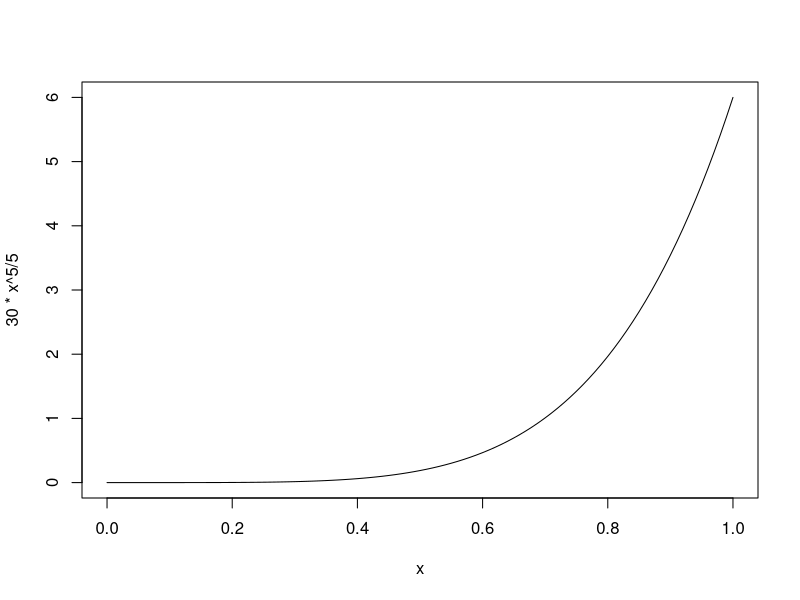
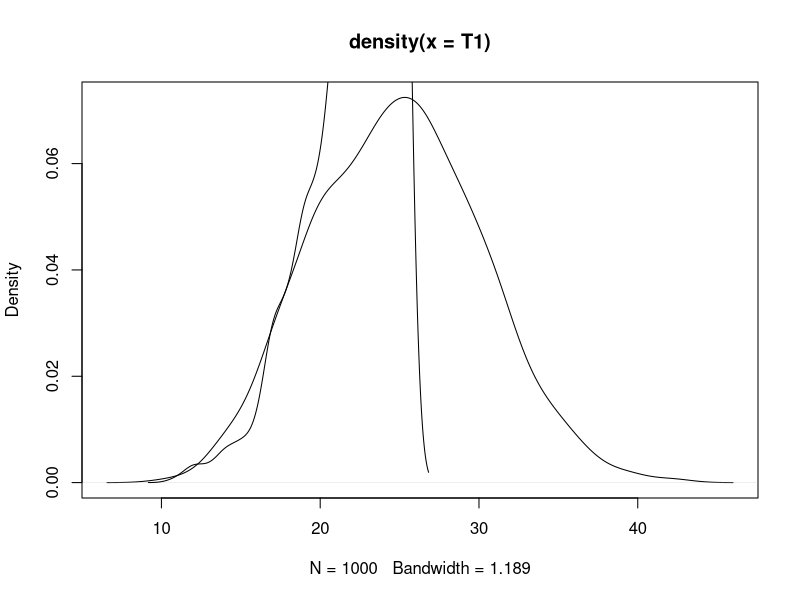
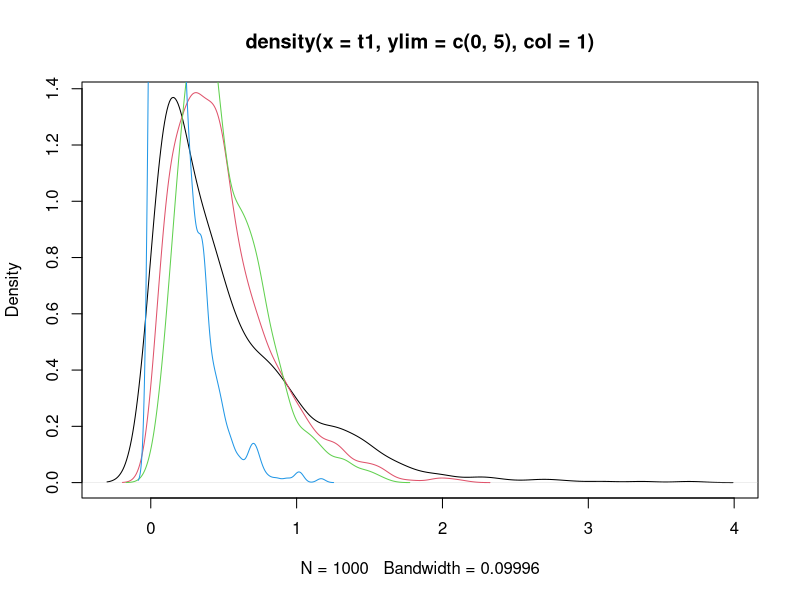

Generate these figures, in order, with R:
## ---- chunk 1
f=function(x){return(x^3-2*x-5)}
a=1
b=3
x=(a+b)/2
df=data.frame(a,b,x,f(a),f(b),f(a)*f(x))
df
for(i in seq(2,15))
{
  if(f(a)*f(x)<=0){b=x}else{a=x}
  x=(a+b)/2
  df=rbind(df,data.frame(a,b,f(a),f(b),x,f(a)*f(x)))
}
df
c(x,f(x))
f=function(x){return(x*tan(x)+1)}
a=2
b=3
x=(a+b)/2
df=data.frame(a,b,x,f(a),f(b),f(a)*f(x))
df
for(i in seq(2,3))
{
  if(f(a)*f(x)<=0){b=x}else{a=x}
  x=(a+b)/2
  df=rbind(df,data.frame(a,b,f(a),f(b),x,f(a)*f(x)))
}
df
#or
f=function(x){return(x*tan(x)+1)}
a=2
b=3
x=(a+b)/2
err=1
df=data.frame(a,b,f(a),f(b),x,f(x))
while(err>=0.00001){
  x0=x
  if(f(a)*f(x)<=0){b=x}else{a=x}
  x=(a+b)/2
  df=rbind(df,data.frame(a,b,f(a),f(b),x,f(x)))
  err=abs(x-x0)
}
df
cat("x=",x,"f(x)=",f(x))
## ---- chunk 2
f=function(x){return(x^3-5*x+1)}
x0=0
x1=1
x2=x1-((x1-x0)/(f(x1)-f(x0)))*f(x1)
err=1
df=data.frame(x2,f(x2))
while(err>=0.00001){
  err=abs(x2-x1)
  x0=x1
  x1=x2
  x2=x1-(x1-x0)*f(x1)/(f(x1)-f(x0))
  df=rbind(df,data.frame(x2,f(x2)))
}
df
cat("x=",x2,"f(x)=",f(x2))
## ---- chunk 3
f=function(x){return(x^2-4*x-7)}
f1=function(x){return(2*x-4)}
x=rep(0,100)
x[1]=5
err1=1
i=1
while(err1>=0.0001){x[i+1]=x[i]-(f(x[i])/f1(x[i]));
err1=abs(x[i+1]-x[i]);
i=i+1;
}
x[1:i]
data.frame("x"=x[1:i],"fx"=f(x[1:i]))
## ---- chunk 4
A=matrix(c(0,2,5,7,1,-2,2,3,8), nrow=3,byrow=T)
b=c(7,6,13)
A=cbind(A,b)
if(min(diag(A))==0){A=A[c(2,1,3),]} 
A
if(A[2,1]!=0){A[2,]=A[2,]-A[2,1]*A[1,]/A[1,1]}
if(A[3,1]!=0){A[3,]=A[3,]-A[3,1]*A[1,]/A[1,1]}
A
if(A[3,2]!=0){A[3,]=A[3,]-A[3,2]*A[2,]/A[2,2]}
A 
x=c(0,0,0)
x[3]=A[3,4]/A[3,3]
x[2]=(A[2,4]-A[2,3]*x[3])/A[2,2]
x[1]=(A[1,4]-A[1,2]*x[2]-A[1,3]*x[3])/A[1,1] 
x
## ---- chunk 5
A=matrix(c(1,1,1,4,3,-1,3,5,3), nrow=3,byrow=T)
b=diag(3)
A=cbind(A,b)
print(A)
if(A[1,1]!=0){
  A[2,]=A[2,]-A[2,1]/A[1,1]*A[1,]
  A[3,]=A[3,]-A[3,1]/A[1,1]*A[1,]
  print(A)}
if(A[2,2]!=0){
  A[3,]=A[3,]-A[3,2]/A[2,2]*A[2,]
  A[1,]=A[1,]-A[1,2]/A[2,2]*A[2,]
  print(A)}
if(A[3,3]!=0){
  A[2,]=A[2,]-A[2,3]/A[3,3]*A[3,]
  A[1,]=A[1,]-A[1,3]/A[3,3]*A[3,]
  print(A)}
A=A/diag(A)
print(A)
## ---- chunk 6
A=matrix(c(4,1,1,1,5,2,1,2,3),nrow=3,ncol=3,byrow=T)
b=matrix(c(2,-6,-4),nrow=3)
x0=c(0,0,0)
x1=c(0,0,0)
err=1
m=x0
while(err>0.00001)
{
  x1[1]=(b[1]-A[1,2]*x0[2]-A[1,3]*x0[3])/A[1,1]
  x1[2]=(b[2]-A[2,1]*x0[1]-A[2,3]*x0[3])/A[2,2]
  x1[3]=(b[3]-A[3,1]*x0[1]-A[3,2]*x0[2])/A[3,3]
  err=max(abs(x0-x1))
  x0=x1
  m=rbind(m,x0)
}
m=data.frame(m)
row.names(m)=seq(0,nrow(m)-1,1)
m
## ---- chunk 7
A=matrix(c(45,2,3,-3,22,2,5,1,20),nrow=3,ncol=3,byrow=T)
b=matrix(c(58,47,67),nrow=3)
x0=c(0,0,0)
err=1
m=x0
for(j in 1:10){
  for(i in 1:3){
    x0[i]=(b[i]-(A[i,]%*%x0-A[i,i]*x0[i]))/A[i,i]
  }
  m=rbind(m,x0)
}
m=data.frame(m)
row.names(m)=seq(0,nrow(m)-1,1)
m
## ---- chunk 8
a=1;b=2;
f=function(x){return (1/(5+3*x))}
f_int=integrate(f,a,b);f_int
for(i in seq(2,20,2))
{
  n=i
  h=(b-a)/n
  x=seq(a,b,h)
  s1=h/2*(f(x[1])+f(x[n+1])+2*sum(f(x[2:n])))
  cat("\nApprox Value of integration by n =",i,"is",s1,' and Absolute Error 
:',abs(f_int$value-s1))
  
}
## Approx Value of integration by n = 10 is 0.1061696 and Absolute Error : 
1.839739e-05
## Approx Value of integration by n = 12 is 0.106164 and Absolute Error : 
1.27768e-05
## Approx Value of integration by n = 14 is 0.1061606 and Absolute Error : 
9.387411e-06
## Approx Value of integration by n = 16 is 0.1061584 and Absolute Error : 
7.187421e-06
## Approx Value of integration by n = 18 is 0.1061569 and Absolute Error : 
5.67905e-06
## Approx Value of integration by n = 20 is 0.1061558 and Absolute Error : 
4.600089e-06
## ---- chunk 9
f=function(x){return(1/(1+x))}
a=0;b=1;n=6;h=(b-a)/n
x=seq(a,b,h)
y=f(x)
print(y)
s1=y[1]+y[n+1]
s1=(h/3)*(s1+4*sum(y[seq(2,n,2)])+2*sum(y[seq(3,n,2)]))
s1
## ---- chunk 10
f=function(x){return(1/(5+3*x))}
a=1;b=2;n=6;h=(b-a)/n
x=seq(a,b,h)
y=f(x)
s1=y[1]+y[n+1]
s1=(3*h/8)*(s1+3*sum(y[seq(2,n)])+2*sum(y[seq(4,n,3)]))
s1
## ---- chunk 11
p=0.5
#A) P(X>4)
p1=1-pgeom(4,0.5);p1
#B) P(X=6)
p2=dgeom(6,0.5);p2
#C)
Exp=(1/p)*100;Exp
## ---- chunk 12
f=function(x){x^5/5}
k=1/(integrate(f,0,1)$value);k
curve(30*x^5/5)
## ---- chunk 13
N=25;n=7
a=matrix(sample(1:N,7000,replace=TRUE),nrow=1000);head(a)
T1=(2*apply(a,1,mean))-1;
T2=apply(a,1,max);
MSE1=mean((T1-N)*(T1-N))
MSE2=mean((T2-N)*(T2-N)) 
plot(density(T1))
lines(density(T2))
## ---- chunk 14
theta=0.5
s=matrix(rexp(3000,1/theta),nrow=1000)
t1=s[,1]
t2=(s[,1]+s[,2])/2
t3=apply(s,1,mean)
t4=apply(s,1,min)
t=cbind(t1,t2,t3,t4)
Mean=apply(t,2,mean)
Var=apply(t,2,var)
MSE=apply((t-theta)^2,2,mean)
rbind("EST_Mean"=Mean,"Var"=Var,"MSE"=MSE)
names(which.min(MSE))
plot(density(t1,ylim=c(0,5),col=1))
lines(density(t2),col=2)
lines(density(t3),col=3)
lines(density(t4),col=4)
